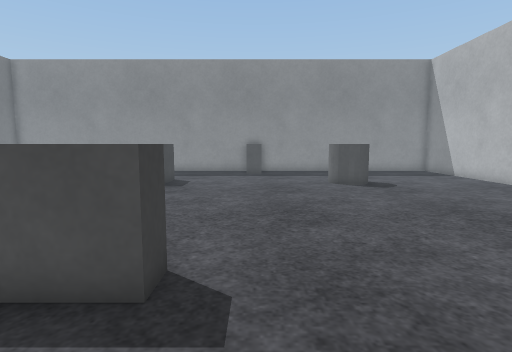
view 1 (above)

18 first-person views from a walk through a world built for the Webots simulator. The camera is 0.2 m above the floor, tilts 6° down and sees 80° across. The floor is counted in squares, 0.1 m on a side. Each view is taken from the middle of a square. On the plan, view 1 faces up. The plan holds only what a view shows up to about 17 squares ahead; the rest is blank. The robots in the file are not drawn. Simple shapes and patterns stand in for the simulator's stock objects.

view 2
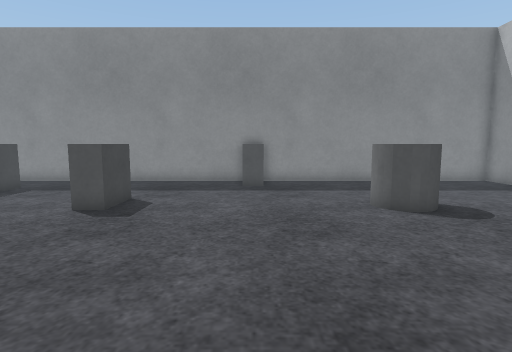

view 3
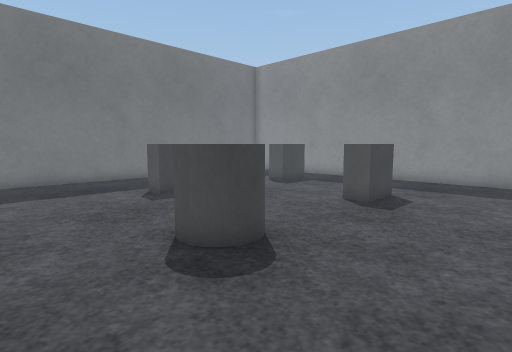

view 4
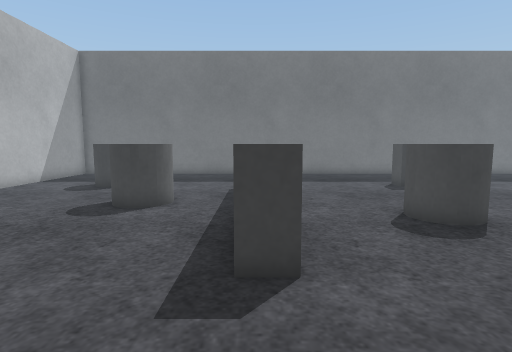

view 5
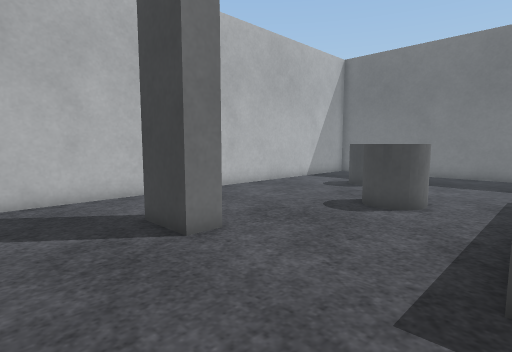

view 6
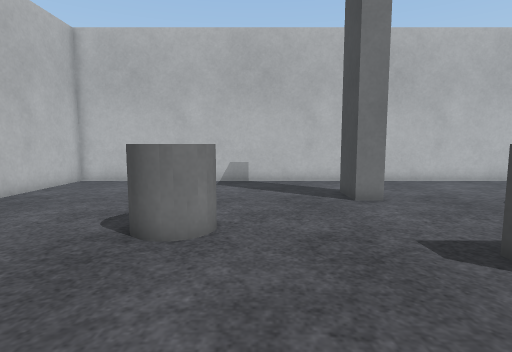

view 7
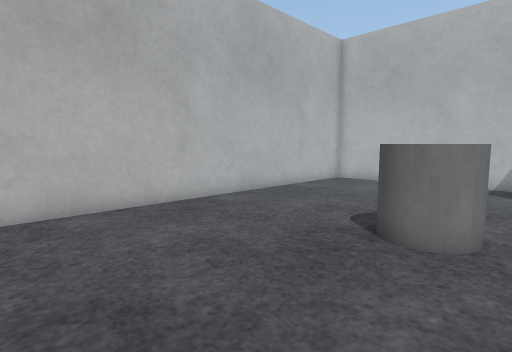

view 8
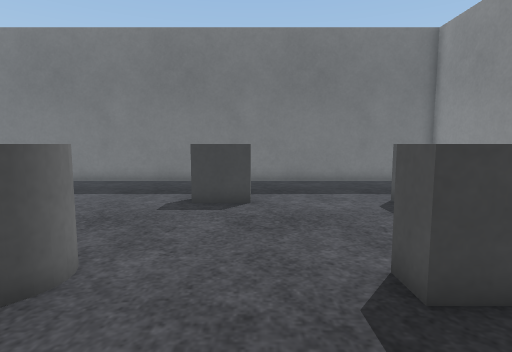

view 9
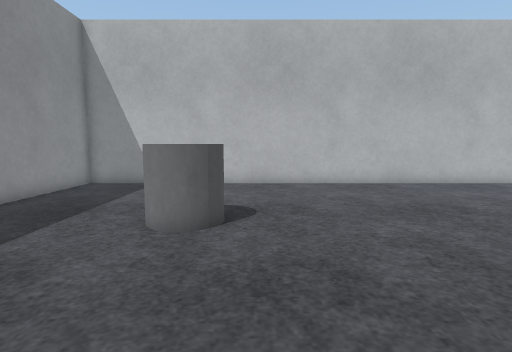

view 10
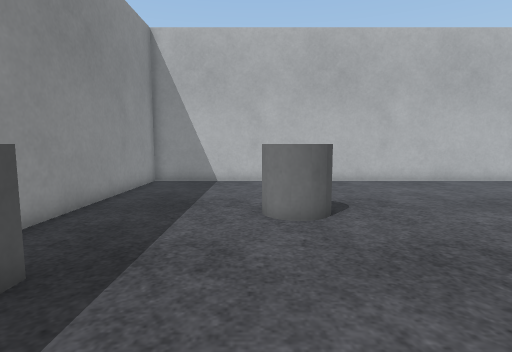

view 11
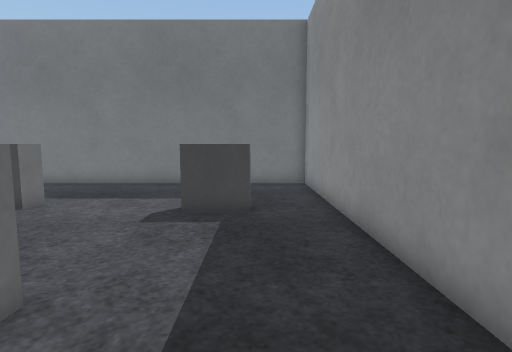

view 12
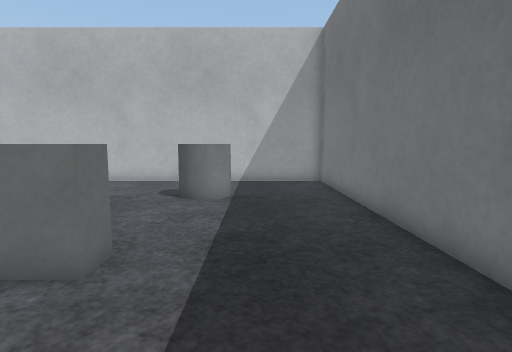

view 13
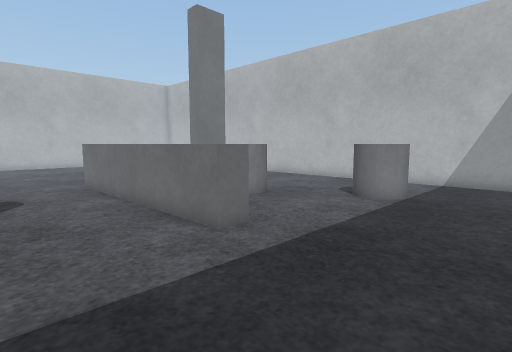

view 14
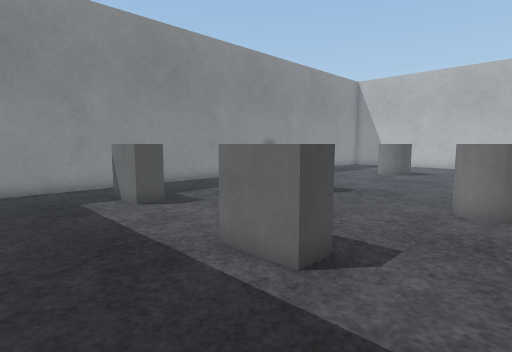

view 15
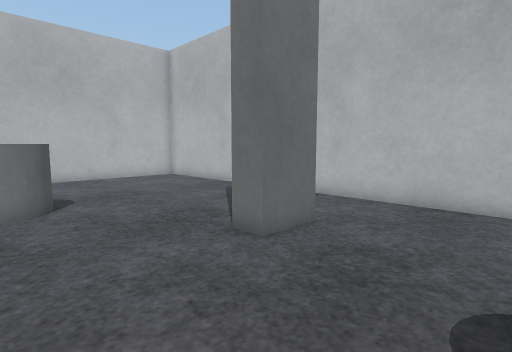

view 16
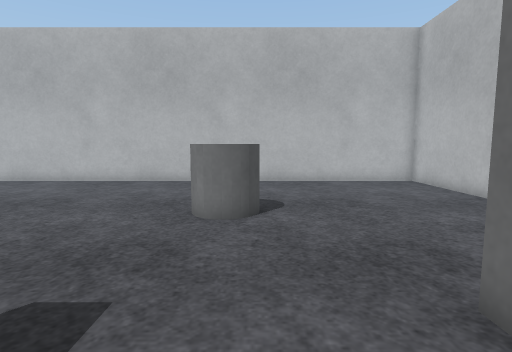

view 17
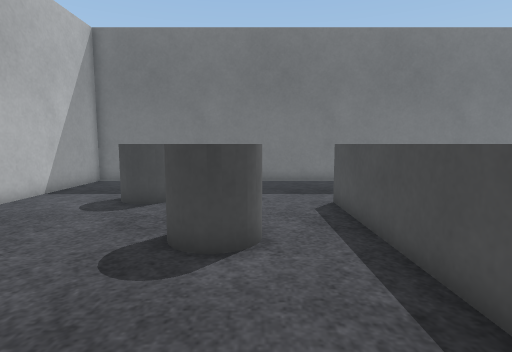

view 18
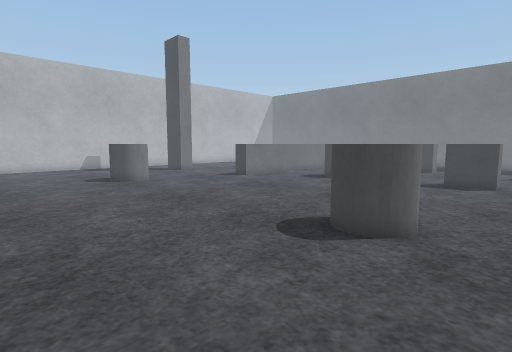

### Floor plan
Key: @ floor where view 1 was taken; # wall or solid block; . floor; = window, fence, low wall or low ledge; P pillar.
Columns run from 18 left of view 1 to 13 right of it. Each row starts with its distance up from view 1.
 23 ################################
 22 #.................=............#
 21 #.................=............#
 20 #......=.......................#
 19 #.....==.......................#
 18 #.....==.......................#
 17 #............=.........P.......#
 16 #............=........PPP......#
 15 #............=........PP.......#
 14 #..............................#
 13 #.....=........................#
 12 #.....==.......................#
 11 #.....==.......................#
 10 #...........PP.................#
  9 #...........PP.................#
  8 #............P.................#
  7 #..............................#
  6 #..............................#
  5 #..............................#
  4 #......===#######..............#
  3 #......................P.......#
  2 #.....................P P......#
  1 #.........PP...........P.......#
  0 #.........PP......@............#
 -1 #..........P...................#
 -2 #.....P..........#.............#
 -3 #....P P.........#.............#
 -4 #.....P........................#
 -5 #..............................#
 -6 #..............................#
 -7 #..............................#
 -8 ################################

Where each view was taken, in squares from view 1:
view 1: 0 up, 0 right, facing up
view 2: 6 up, 0 right, facing up
view 3: 5 up, 0 right, facing up-left
view 4: 4 up, 3 right, facing left
view 5: 4 up, 3 right, facing down-left
view 6: 9 up, 3 right, facing down
view 7: 9 up, 3 right, facing down-right
view 8: 13 up, 1 left, facing left
view 9: 14 up, 3 left, facing right
view 10: 17 up, 4 left, facing right
view 11: 20 up, 2 left, facing left
view 12: 9 up, 14 left, facing down
view 13: 9 up, 17 left, facing down-right
view 14: 8 up, 16 left, facing up-right
view 15: 3 up, 6 left, facing down-right
view 16: 1 up, 4 left, facing right
view 17: 1 up, 1 left, facing left
view 18: 19 up, 12 right, facing down-left
